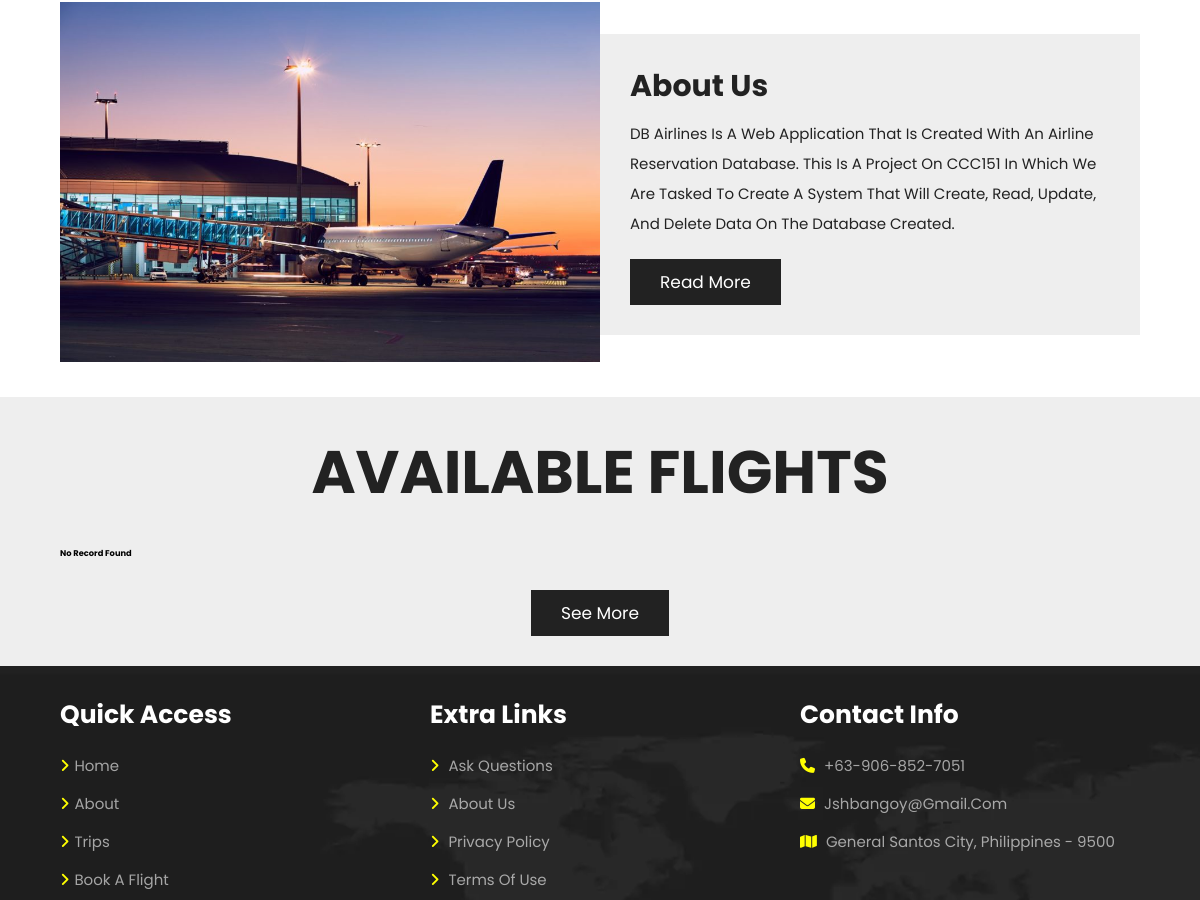
The app's page /Airlines/home.php (middle part), older data.
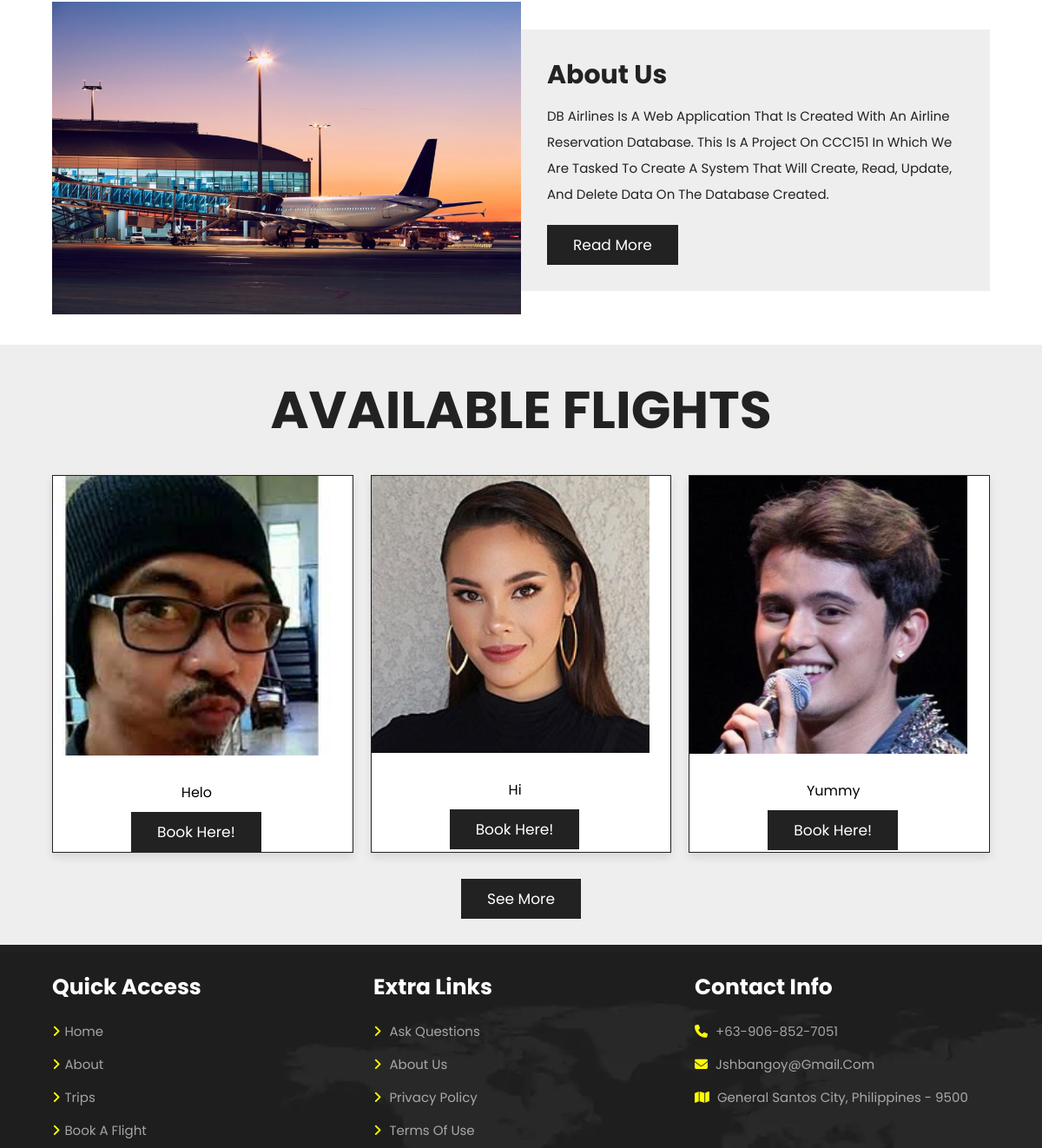
The same page, newer data.
### tables this page shows
CREATE TABLE `flight` (
  `flight_id` int(10) NOT NULL,
  `schedule_id` int(10) NOT NULL,
  `image` varchar(255) NOT NULL,
  `description` varchar(50) NOT NULL
);

### Airlines/home.php (the view, shortened to what this page needs)
<?php
require 'admin/dbcon.php';
?>
<!DOCTYPE html>
<html lang="en">
<head>
    <link rel="stylesheet" href="https://unpkg.com/swiper@8/swiper-bundle.min.css" />
    <link rel="stylesheet" href="https://cdnjs.cloudflare.com/ajax/libs/font-awesome/6.1.1/css/all.min.css">
    <link rel="stylesheet" href="css/style.css">
</head>
<body>
    <section class="home-about">
        <div class="image">
            <img src="img/aboutus.jpg" alt="">
        </div>
        <div class="content">
            <h3>about us</h3>
            <p>DB Airlines is a Web Application that is created with an airline reservation database.
                This is a project on CCC151 in which we are tasked to create a system that will
                Create, Read, Update, and Delete data on the database created.
            </p>
            <a href="about.php" class="btn">read more</a>
        </div>
    </section>
    <section class="home-trips">
        <h1 class="heading-title"> Available Flights </h1>
        <div class="box-container">
            <?php
            $query = "SELECT flight.flight_id, flight.image, flight.description, direction.location from flight left join schedule on flight.schedule_id = schedule.schedule_id left join direction on schedule.direction_id = direction.direction_id";
            $query_run = mysqli_query($con, $query);
            $count = mysqli_num_rows($query_run);
            if ($count > 0) {
                while ($row = mysqli_fetch_assoc($query_run)) {
                    $image = $row['image'];
                    $description = $row['description'];
            ?>
                    <div class="box flight-card">
                        <div class="image-menu">
                            <?php
                            if ($image == "") {
                                echo "Image not found.";
                            } else {
                            ?>
                                <img src="<?php echo 'http://localhost/Ticketing-for-flights-/Airlines/'; ?>img/flight/<?php echo $image; ?>" width="320px">
                            <?php
                            }
                            ?>
                        </div>
                        <div class="flight-home-desc">
                            <br>
                            <td><?php echo $description; ?></td>
                            <br>
                        </div>
                        <td>
                            <a href="book.php" class="btn center">book here!</a>
                        </td>
                    </div>
            <?php
                }
            } else {
                echo '<h5>No Record Found </h5>';
            }
            ?>
        </div>
        <div class="load-more"> <a href="trips.php" class="btn">see more</a> </div>
    </section>
    <section class="footer">
        <div class="box-container">
            <div class="box">
                <h3>quick access</h3>
                <a href="home.php"> <i class="fas fa-angle-right"></i>home</a>
                <a href="about.php"> <i class="fas fa-angle-right"></i>about</a>
                <a href="trips.php"> <i class="fas fa-angle-right"></i>trips</a>
                <a href="book.php"> <i class="fas fa-angle-right"></i>book a flight</a>
            </div>
            <div class="box">
                <h3>extra links</h3>
                <a href="#"> <i class="fas fa-angle-right"></i> ask questions</a>
                <a href="#"> <i class="fas fa-angle-right"></i> about us</a>
                <a href="#"> <i class="fas fa-angle-right"></i> privacy policy</a>
                <a href="#"> <i class="fas fa-angle-right"></i> terms of use</a>
            </div>
            <div class="box">
                <h3>contact info</h3>
                <a href="#"> <i class="fas fa-phone"></i> +63-906-852-7051</a>
                <a href="#"> <i class="fas fa-envelope"></i> jshbangoy@gmail.com</a>
                <a href="#"> <i class="fas fa-map"></i> general santos city, philippines - 9500</a>
            </div>
        </div>
    </section>
</body>
</html>

Row changes from the older to the newer data that the page shows:
added flight: image (picture), description "Helo"
added flight: image (picture), description "Hi"
added flight: image (picture), description "Yummy"
Text that changed along with them:
text no longer shown: "No Record Found"
